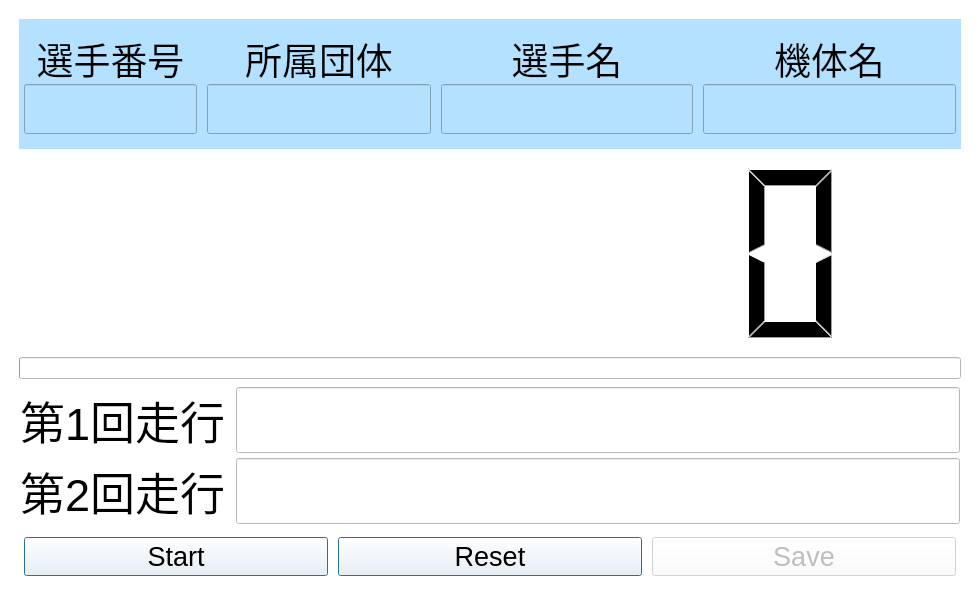
<?xml version="1.0" encoding="UTF-8"?>
<ui version="4.0">
 <class>MainWindow</class>
 <widget class="QMainWindow" name="MainWindow">
  <property name="geometry">
   <rect>
    <x>0</x>
    <y>0</y>
    <width>980</width>
    <height>600</height>
   </rect>
  </property>
  <property name="sizePolicy">
   <sizepolicy hsizetype="MinimumExpanding" vsizetype="MinimumExpanding">
    <horstretch>0</horstretch>
    <verstretch>0</verstretch>
   </sizepolicy>
  </property>
  <property name="minimumSize">
   <size>
    <width>800</width>
    <height>600</height>
   </size>
  </property>
  <property name="maximumSize">
   <size>
    <width>16777215</width>
    <height>16777215</height>
   </size>
  </property>
  <property name="windowTitle">
   <string>GODO_LapTimer.py</string>
  </property>
  <property name="autoFillBackground">
   <bool>false</bool>
  </property>
  <property name="styleSheet">
   <string notr="true">background-color: rgb(255, 255, 255)</string>
  </property>
  <widget class="QWidget" name="centralwidget">
   <property name="sizePolicy">
    <sizepolicy hsizetype="MinimumExpanding" vsizetype="MinimumExpanding">
     <horstretch>0</horstretch>
     <verstretch>0</verstretch>
    </sizepolicy>
   </property>
   <property name="minimumSize">
    <size>
     <width>400</width>
     <height>300</height>
    </size>
   </property>
   <property name="mouseTracking">
    <bool>false</bool>
   </property>
   <property name="autoFillBackground">
    <bool>false</bool>
   </property>
   <property name="styleSheet">
    <string notr="true"/>
   </property>
   <layout class="QHBoxLayout" name="horizontalLayout_2">
    <item>
     <layout class="QVBoxLayout" name="verticalLayout_3" stretch="0,0,0,0,0">
      <property name="spacing">
       <number>3</number>
      </property>
      <property name="leftMargin">
       <number>10</number>
      </property>
      <property name="topMargin">
       <number>10</number>
      </property>
      <property name="rightMargin">
       <number>10</number>
      </property>
      <property name="bottomMargin">
       <number>10</number>
      </property>
      <item>
       <widget class="QFrame" name="infomation">
        <property name="styleSheet">
         <string notr="true">background-color:rgb(180, 225, 255)</string>
        </property>
        <layout class="QGridLayout" name="gridLayout">
         <property name="sizeConstraint">
          <enum>QLayout::SetDefaultConstraint</enum>
         </property>
         <property name="leftMargin">
          <number>5</number>
         </property>
         <property name="topMargin">
          <number>15</number>
         </property>
         <property name="rightMargin">
          <number>5</number>
         </property>
         <property name="bottomMargin">
          <number>15</number>
         </property>
         <property name="horizontalSpacing">
          <number>10</number>
         </property>
         <property name="verticalSpacing">
          <number>0</number>
         </property>
         <item row="0" column="0">
          <widget class="QLabel" name="keyLabel">
           <property name="sizePolicy">
            <sizepolicy hsizetype="Preferred" vsizetype="Fixed">
             <horstretch>0</horstretch>
             <verstretch>0</verstretch>
            </sizepolicy>
           </property>
           <property name="maximumSize">
            <size>
             <width>16777215</width>
             <height>50</height>
            </size>
           </property>
           <property name="font">
            <font>
             <pointsize>28</pointsize>
            </font>
           </property>
           <property name="autoFillBackground">
            <bool>false</bool>
           </property>
           <property name="styleSheet">
            <string notr="true"/>
           </property>
           <property name="text">
            <string>選手番号</string>
           </property>
           <property name="scaledContents">
            <bool>false</bool>
           </property>
           <property name="alignment">
            <set>Qt::AlignCenter</set>
           </property>
           <property name="margin">
            <number>10</number>
           </property>
          </widget>
         </item>
         <item row="1" column="1">
          <widget class="QLineEdit" name="group">
           <property name="minimumSize">
            <size>
             <width>0</width>
             <height>0</height>
            </size>
           </property>
           <property name="maximumSize">
            <size>
             <width>300</width>
             <height>16777215</height>
            </size>
           </property>
           <property name="font">
            <font>
             <pointsize>28</pointsize>
            </font>
           </property>
           <property name="focusPolicy">
            <enum>Qt::StrongFocus</enum>
           </property>
           <property name="contextMenuPolicy">
            <enum>Qt::DefaultContextMenu</enum>
           </property>
           <property name="autoFillBackground">
            <bool>false</bool>
           </property>
           <property name="styleSheet">
            <string notr="true"/>
           </property>
           <property name="text">
            <string/>
           </property>
           <property name="maxLength">
            <number>25</number>
           </property>
           <property name="alignment">
            <set>Qt::AlignCenter</set>
           </property>
          </widget>
         </item>
         <item row="0" column="1">
          <widget class="QLabel" name="groupLabel">
           <property name="sizePolicy">
            <sizepolicy hsizetype="Preferred" vsizetype="Fixed">
             <horstretch>0</horstretch>
             <verstretch>0</verstretch>
            </sizepolicy>
           </property>
           <property name="maximumSize">
            <size>
             <width>16777215</width>
             <height>50</height>
            </size>
           </property>
           <property name="font">
            <font>
             <pointsize>28</pointsize>
            </font>
           </property>
           <property name="autoFillBackground">
            <bool>false</bool>
           </property>
           <property name="styleSheet">
            <string notr="true"/>
           </property>
           <property name="text">
            <string>所属団体</string>
           </property>
           <property name="scaledContents">
            <bool>false</bool>
           </property>
           <property name="alignment">
            <set>Qt::AlignCenter</set>
           </property>
           <property name="margin">
            <number>10</number>
           </property>
          </widget>
         </item>
         <item row="1" column="0">
          <widget class="QLineEdit" name="key">
           <property name="sizePolicy">
            <sizepolicy hsizetype="MinimumExpanding" vsizetype="Fixed">
             <horstretch>0</horstretch>
             <verstretch>0</verstretch>
            </sizepolicy>
           </property>
           <property name="minimumSize">
            <size>
             <width>50</width>
             <height>0</height>
            </size>
           </property>
           <property name="maximumSize">
            <size>
             <width>250</width>
             <height>16777215</height>
            </size>
           </property>
           <property name="font">
            <font>
             <pointsize>28</pointsize>
            </font>
           </property>
           <property name="focusPolicy">
            <enum>Qt::StrongFocus</enum>
           </property>
           <property name="contextMenuPolicy">
            <enum>Qt::DefaultContextMenu</enum>
           </property>
           <property name="autoFillBackground">
            <bool>false</bool>
           </property>
           <property name="styleSheet">
            <string notr="true"/>
           </property>
           <property name="text">
            <string/>
           </property>
           <property name="maxLength">
            <number>25</number>
           </property>
           <property name="alignment">
            <set>Qt::AlignCenter</set>
           </property>
          </widget>
         </item>
         <item row="1" column="2">
          <widget class="QLineEdit" name="name">
           <property name="maximumSize">
            <size>
             <width>350</width>
             <height>16777215</height>
            </size>
           </property>
           <property name="font">
            <font>
             <pointsize>28</pointsize>
            </font>
           </property>
           <property name="focusPolicy">
            <enum>Qt::StrongFocus</enum>
           </property>
           <property name="contextMenuPolicy">
            <enum>Qt::DefaultContextMenu</enum>
           </property>
           <property name="autoFillBackground">
            <bool>false</bool>
           </property>
           <property name="styleSheet">
            <string notr="true"/>
           </property>
           <property name="text">
            <string/>
           </property>
           <property name="maxLength">
            <number>25</number>
           </property>
           <property name="alignment">
            <set>Qt::AlignCenter</set>
           </property>
          </widget>
         </item>
         <item row="1" column="3">
          <widget class="QLineEdit" name="machineName">
           <property name="font">
            <font>
             <pointsize>28</pointsize>
            </font>
           </property>
           <property name="focusPolicy">
            <enum>Qt::StrongFocus</enum>
           </property>
           <property name="contextMenuPolicy">
            <enum>Qt::DefaultContextMenu</enum>
           </property>
           <property name="autoFillBackground">
            <bool>false</bool>
           </property>
           <property name="styleSheet">
            <string notr="true"/>
           </property>
           <property name="text">
            <string/>
           </property>
           <property name="maxLength">
            <number>25</number>
           </property>
           <property name="alignment">
            <set>Qt::AlignCenter</set>
           </property>
          </widget>
         </item>
         <item row="0" column="2">
          <widget class="QLabel" name="nameLabel">
           <property name="sizePolicy">
            <sizepolicy hsizetype="Preferred" vsizetype="Fixed">
             <horstretch>0</horstretch>
             <verstretch>0</verstretch>
            </sizepolicy>
           </property>
           <property name="maximumSize">
            <size>
             <width>16777215</width>
             <height>50</height>
            </size>
           </property>
           <property name="font">
            <font>
             <pointsize>28</pointsize>
            </font>
           </property>
           <property name="autoFillBackground">
            <bool>false</bool>
           </property>
           <property name="styleSheet">
            <string notr="true"/>
           </property>
           <property name="text">
            <string>選手名</string>
           </property>
           <property name="scaledContents">
            <bool>false</bool>
           </property>
           <property name="alignment">
            <set>Qt::AlignCenter</set>
           </property>
           <property name="margin">
            <number>10</number>
           </property>
          </widget>
         </item>
         <item row="0" column="3">
          <widget class="QLabel" name="machineNameLabel">
           <property name="sizePolicy">
            <sizepolicy hsizetype="Preferred" vsizetype="Fixed">
             <horstretch>0</horstretch>
             <verstretch>0</verstretch>
            </sizepolicy>
           </property>
           <property name="maximumSize">
            <size>
             <width>16777215</width>
             <height>50</height>
            </size>
           </property>
           <property name="font">
            <font>
             <pointsize>28</pointsize>
            </font>
           </property>
           <property name="autoFillBackground">
            <bool>false</bool>
           </property>
           <property name="styleSheet">
            <string notr="true"/>
           </property>
           <property name="text">
            <string>機体名</string>
           </property>
           <property name="scaledContents">
            <bool>false</bool>
           </property>
           <property name="alignment">
            <set>Qt::AlignCenter</set>
           </property>
           <property name="margin">
            <number>10</number>
           </property>
          </widget>
         </item>
        </layout>
       </widget>
      </item>
      <item>
       <widget class="QLCDNumber" name="currentTime">
        <property name="enabled">
         <bool>true</bool>
        </property>
        <property name="sizePolicy">
         <sizepolicy hsizetype="Preferred" vsizetype="Expanding">
          <horstretch>0</horstretch>
          <verstretch>0</verstretch>
         </sizepolicy>
        </property>
        <property name="minimumSize">
         <size>
          <width>400</width>
          <height>100</height>
         </size>
        </property>
        <property name="maximumSize">
         <size>
          <width>16777215</width>
          <height>16777215</height>
         </size>
        </property>
        <property name="autoFillBackground">
         <bool>false</bool>
        </property>
        <property name="styleSheet">
         <string notr="true">background-color:rgb(255, 255, 255)</string>
        </property>
        <property name="frameShape">
         <enum>QFrame::NoFrame</enum>
        </property>
        <property name="smallDecimalPoint">
         <bool>false</bool>
        </property>
        <property name="digitCount">
         <number>7</number>
        </property>
        <property name="mode">
         <enum>QLCDNumber::Dec</enum>
        </property>
        <property name="segmentStyle">
         <enum>QLCDNumber::Filled</enum>
        </property>
        <property name="value" stdset="0">
         <double>0.000000000000000</double>
        </property>
       </widget>
      </item>
      <item>
       <widget class="QProgressBar" name="timeLimit">
        <property name="sizePolicy">
         <sizepolicy hsizetype="Preferred" vsizetype="Fixed">
          <horstretch>0</horstretch>
          <verstretch>0</verstretch>
         </sizepolicy>
        </property>
        <property name="maximum">
         <number>100</number>
        </property>
        <property name="value">
         <number>0</number>
        </property>
        <property name="textVisible">
         <bool>false</bool>
        </property>
        <property name="invertedAppearance">
         <bool>false</bool>
        </property>
        <property name="format">
         <string>%p%</string>
        </property>
       </widget>
      </item>
      <item>
       <widget class="QFrame" name="pastTime">
        <property name="styleSheet">
         <string notr="true"/>
        </property>
        <layout class="QGridLayout" name="gridLayout_2" rowstretch="0,0">
         <property name="leftMargin">
          <number>1</number>
         </property>
         <property name="topMargin">
          <number>5</number>
         </property>
         <property name="rightMargin">
          <number>1</number>
         </property>
         <property name="bottomMargin">
          <number>5</number>
         </property>
         <property name="horizontalSpacing">
          <number>10</number>
         </property>
         <property name="verticalSpacing">
          <number>5</number>
         </property>
         <item row="0" column="0">
          <widget class="QLabel" name="firstTime">
           <property name="sizePolicy">
            <sizepolicy hsizetype="Preferred" vsizetype="Preferred">
             <horstretch>0</horstretch>
             <verstretch>0</verstretch>
            </sizepolicy>
           </property>
           <property name="font">
            <font>
             <pointsize>34</pointsize>
            </font>
           </property>
           <property name="autoFillBackground">
            <bool>false</bool>
           </property>
           <property name="styleSheet">
            <string notr="true"/>
           </property>
           <property name="text">
            <string>第1回走行</string>
           </property>
           <property name="margin">
            <number>10</number>
           </property>
          </widget>
         </item>
         <item row="0" column="1">
          <widget class="QLineEdit" name="firstTimeVal">
           <property name="sizePolicy">
            <sizepolicy hsizetype="Expanding" vsizetype="Preferred">
             <horstretch>0</horstretch>
             <verstretch>0</verstretch>
            </sizepolicy>
           </property>
           <property name="font">
            <font>
             <pointsize>34</pointsize>
            </font>
           </property>
           <property name="focusPolicy">
            <enum>Qt::StrongFocus</enum>
           </property>
           <property name="contextMenuPolicy">
            <enum>Qt::DefaultContextMenu</enum>
           </property>
           <property name="autoFillBackground">
            <bool>false</bool>
           </property>
           <property name="styleSheet">
            <string notr="true"/>
           </property>
           <property name="alignment">
            <set>Qt::AlignCenter</set>
           </property>
          </widget>
         </item>
         <item row="1" column="0">
          <widget class="QLabel" name="secondTime">
           <property name="sizePolicy">
            <sizepolicy hsizetype="Preferred" vsizetype="Preferred">
             <horstretch>0</horstretch>
             <verstretch>0</verstretch>
            </sizepolicy>
           </property>
           <property name="font">
            <font>
             <pointsize>34</pointsize>
            </font>
           </property>
           <property name="autoFillBackground">
            <bool>false</bool>
           </property>
           <property name="styleSheet">
            <string notr="true"/>
           </property>
           <property name="text">
            <string>第2回走行</string>
           </property>
           <property name="margin">
            <number>10</number>
           </property>
          </widget>
         </item>
         <item row="1" column="1">
          <widget class="QLineEdit" name="secondTimeVal">
           <property name="sizePolicy">
            <sizepolicy hsizetype="Expanding" vsizetype="Preferred">
             <horstretch>0</horstretch>
             <verstretch>0</verstretch>
            </sizepolicy>
           </property>
           <property name="font">
            <font>
             <pointsize>34</pointsize>
            </font>
           </property>
           <property name="focusPolicy">
            <enum>Qt::StrongFocus</enum>
           </property>
           <property name="contextMenuPolicy">
            <enum>Qt::DefaultContextMenu</enum>
           </property>
           <property name="autoFillBackground">
            <bool>false</bool>
           </property>
           <property name="styleSheet">
            <string notr="true"/>
           </property>
           <property name="alignment">
            <set>Qt::AlignCenter</set>
           </property>
          </widget>
         </item>
        </layout>
       </widget>
      </item>
      <item>
       <widget class="QFrame" name="Buttons">
        <property name="styleSheet">
         <string notr="true"/>
        </property>
        <layout class="QHBoxLayout" name="horizontalLayout_3">
         <property name="spacing">
          <number>10</number>
         </property>
         <property name="leftMargin">
          <number>5</number>
         </property>
         <property name="topMargin">
          <number>5</number>
         </property>
         <property name="rightMargin">
          <number>5</number>
         </property>
         <property name="bottomMargin">
          <number>5</number>
         </property>
         <item>
          <widget class="QPushButton" name="start">
           <property name="font">
            <font>
             <pointsize>20</pointsize>
            </font>
           </property>
           <property name="styleSheet">
            <string notr="true"/>
           </property>
           <property name="text">
            <string>Start</string>
           </property>
           <property name="autoDefault">
            <bool>false</bool>
           </property>
           <property name="default">
            <bool>true</bool>
           </property>
          </widget>
         </item>
         <item>
          <widget class="QPushButton" name="reset">
           <property name="font">
            <font>
             <pointsize>20</pointsize>
            </font>
           </property>
           <property name="styleSheet">
            <string notr="true"/>
           </property>
           <property name="text">
            <string>Reset</string>
           </property>
           <property name="autoDefault">
            <bool>false</bool>
           </property>
           <property name="default">
            <bool>true</bool>
           </property>
          </widget>
         </item>
         <item>
          <widget class="QPushButton" name="save">
           <property name="enabled">
            <bool>false</bool>
           </property>
           <property name="font">
            <font>
             <pointsize>20</pointsize>
            </font>
           </property>
           <property name="styleSheet">
            <string notr="true"/>
           </property>
           <property name="text">
            <string>Save</string>
           </property>
           <property name="autoDefault">
            <bool>false</bool>
           </property>
           <property name="default">
            <bool>true</bool>
           </property>
          </widget>
         </item>
        </layout>
       </widget>
      </item>
     </layout>
    </item>
   </layout>
  </widget>
 </widget>
 <resources/>
 <connections/>
</ui>
